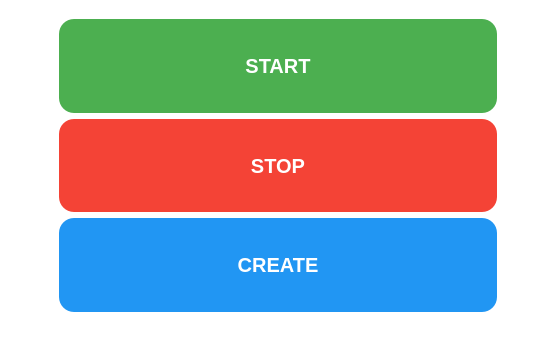
<?xml version="1.0" encoding="UTF-8"?>
<ui version="4.0">
 <class>MainWindow</class>
 <widget class="QMainWindow" name="MainWindow">
  <property name="windowModality">
   <enum>Qt::NonModal</enum>
  </property>
  <property name="enabled">
   <bool>true</bool>
  </property>
  <property name="geometry">
   <rect>
    <x>0</x>
    <y>0</y>
    <width>556</width>
    <height>353</height>
   </rect>
  </property>
  <property name="sizePolicy">
   <sizepolicy hsizetype="Maximum" vsizetype="Maximum">
    <horstretch>0</horstretch>
    <verstretch>0</verstretch>
   </sizepolicy>
  </property>
  <property name="minimumSize">
   <size>
    <width>0</width>
    <height>0</height>
   </size>
  </property>
  <property name="maximumSize">
   <size>
    <width>16777215</width>
    <height>16777215</height>
   </size>
  </property>
  <property name="windowTitle">
   <string>Gesture Recognition</string>
  </property>
  <property name="styleSheet">
   <string notr="true">background-color: rgb(255, 255, 255);</string>
  </property>
  <widget class="QWidget" name="centralwidget">
   <layout class="QHBoxLayout" name="horizontalLayout">
    <item>
     <spacer name="horizontalSpacer_3">
      <property name="orientation">
       <enum>Qt::Horizontal</enum>
      </property>
      <property name="sizeType">
       <enum>QSizePolicy::Fixed</enum>
      </property>
      <property name="sizeHint" stdset="0">
       <size>
        <width>50</width>
        <height>20</height>
       </size>
      </property>
     </spacer>
    </item>
    <item>
     <layout class="QVBoxLayout" name="verticalLayout">
      <item>
       <spacer name="verticalSpacer">
        <property name="orientation">
         <enum>Qt::Vertical</enum>
        </property>
        <property name="sizeType">
         <enum>QSizePolicy::Fixed</enum>
        </property>
        <property name="sizeHint" stdset="0">
         <size>
          <width>20</width>
          <height>10</height>
         </size>
        </property>
       </spacer>
      </item>
      <item>
       <widget class="QPushButton" name="startButton">
        <property name="sizePolicy">
         <sizepolicy hsizetype="Expanding" vsizetype="Expanding">
          <horstretch>0</horstretch>
          <verstretch>0</verstretch>
         </sizepolicy>
        </property>
        <property name="minimumSize">
         <size>
          <width>0</width>
          <height>0</height>
         </size>
        </property>
        <property name="font">
         <font>
          <pointsize>-1</pointsize>
          <weight>75</weight>
          <bold>true</bold>
          <underline>false</underline>
          <strikeout>false</strikeout>
         </font>
        </property>
        <property name="styleSheet">
         <string notr="true">QPushButton{
  background-color: #4CAF50; /* Green */
  border: none;
border-radius: 15px;
  color: white;
  text-align: center;
  text-decoration: none;
  display: inline-block;
  font-size: 20px;
font-weight: bold;
}
QPushButton:pressed {
    background-color: white;
  	color: #4CAF50;
 	border: 2px solid #4CAF50; /* Green */
}
</string>
        </property>
        <property name="text">
         <string>START</string>
        </property>
       </widget>
      </item>
      <item>
       <widget class="QPushButton" name="stopButton">
        <property name="sizePolicy">
         <sizepolicy hsizetype="Expanding" vsizetype="Expanding">
          <horstretch>0</horstretch>
          <verstretch>0</verstretch>
         </sizepolicy>
        </property>
        <property name="minimumSize">
         <size>
          <width>0</width>
          <height>0</height>
         </size>
        </property>
        <property name="font">
         <font>
          <pointsize>-1</pointsize>
          <weight>75</weight>
          <bold>true</bold>
          <underline>false</underline>
          <strikeout>false</strikeout>
         </font>
        </property>
        <property name="styleSheet">
         <string notr="true">QPushButton{
  background-color:#f44336 ;
border-radius: 15px;
  border: none;
  color: white;
  text-align: center;
  text-decoration: none;
  display: inline-block;
  font-size: 20px;
font-weight: bold;
}
QPushButton:pressed {
    background-color: white;
  	color: #f44336;
 	border: 2px solid #f44336; 
}</string>
        </property>
        <property name="text">
         <string>STOP</string>
        </property>
       </widget>
      </item>
      <item>
       <widget class="QPushButton" name="createButton">
        <property name="sizePolicy">
         <sizepolicy hsizetype="Expanding" vsizetype="Expanding">
          <horstretch>0</horstretch>
          <verstretch>0</verstretch>
         </sizepolicy>
        </property>
        <property name="minimumSize">
         <size>
          <width>0</width>
          <height>0</height>
         </size>
        </property>
        <property name="font">
         <font>
          <pointsize>-1</pointsize>
          <weight>75</weight>
          <bold>true</bold>
          <underline>false</underline>
          <strikeout>false</strikeout>
         </font>
        </property>
        <property name="styleSheet">
         <string notr="true">QPushButton{
  background-color:#2196F3;
border-radius: 15px;
  border: none;
  color: white;
  text-align: center;
  text-decoration: none;
  display: inline-block;
  font-size: 20px;
font-weight: bold;
}
QPushButton:pressed {
    background-color: white;
  	color: #2196F3;
 	border: 2px solid #2196F3; 
}</string>
        </property>
        <property name="text">
         <string>CREATE</string>
        </property>
       </widget>
      </item>
      <item>
       <spacer name="verticalSpacer_2">
        <property name="orientation">
         <enum>Qt::Vertical</enum>
        </property>
        <property name="sizeType">
         <enum>QSizePolicy::Fixed</enum>
        </property>
        <property name="sizeHint" stdset="0">
         <size>
          <width>20</width>
          <height>10</height>
         </size>
        </property>
       </spacer>
      </item>
     </layout>
    </item>
    <item>
     <spacer name="horizontalSpacer_4">
      <property name="orientation">
       <enum>Qt::Horizontal</enum>
      </property>
      <property name="sizeType">
       <enum>QSizePolicy::Fixed</enum>
      </property>
      <property name="sizeHint" stdset="0">
       <size>
        <width>50</width>
        <height>20</height>
       </size>
      </property>
     </spacer>
    </item>
   </layout>
  </widget>
  <widget class="QMenuBar" name="menubar">
   <property name="geometry">
    <rect>
     <x>0</x>
     <y>0</y>
     <width>556</width>
     <height>29</height>
    </rect>
   </property>
  </widget>
  <widget class="QStatusBar" name="statusbar"/>
 </widget>
 <resources/>
 <connections/>
</ui>
